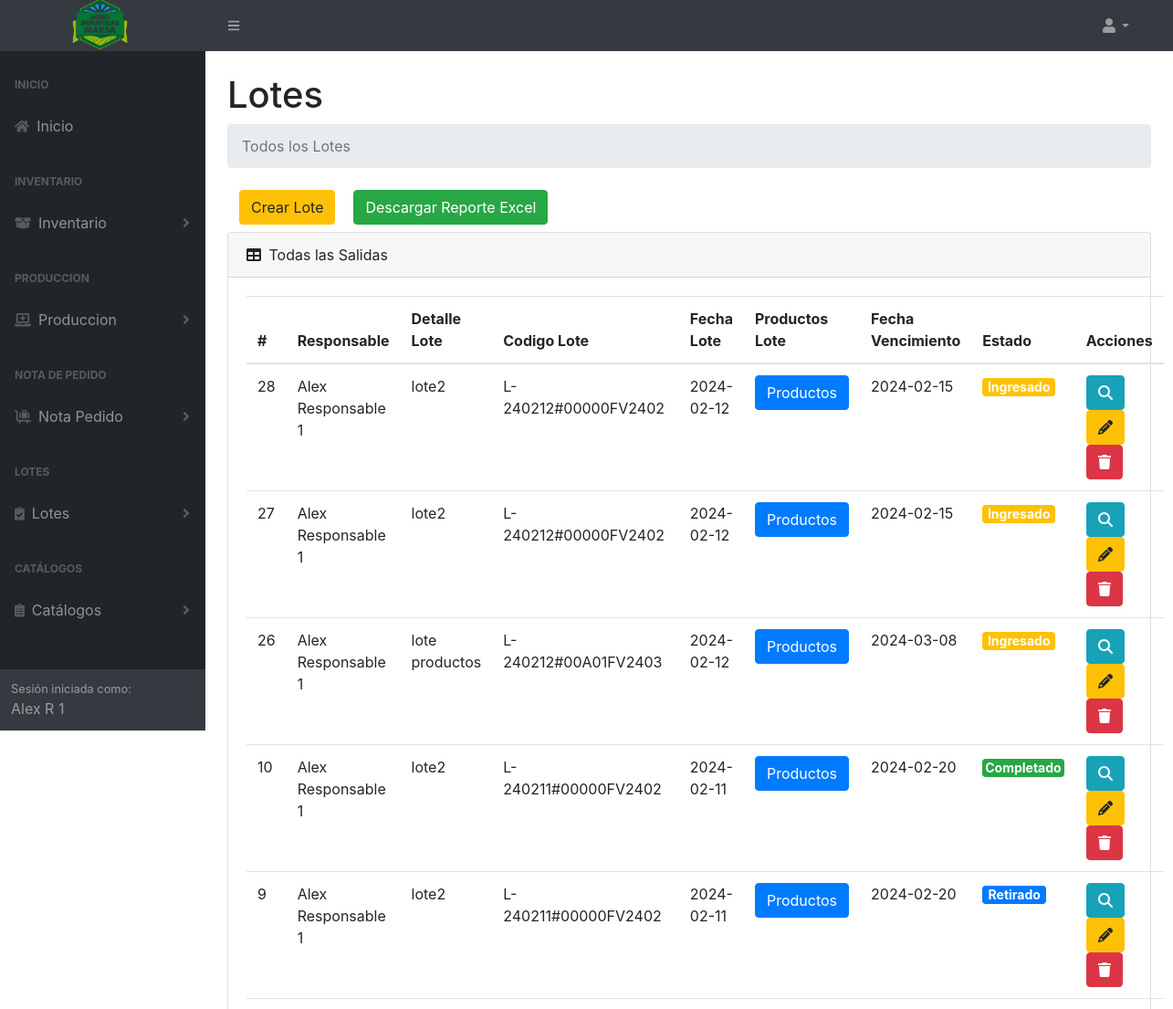
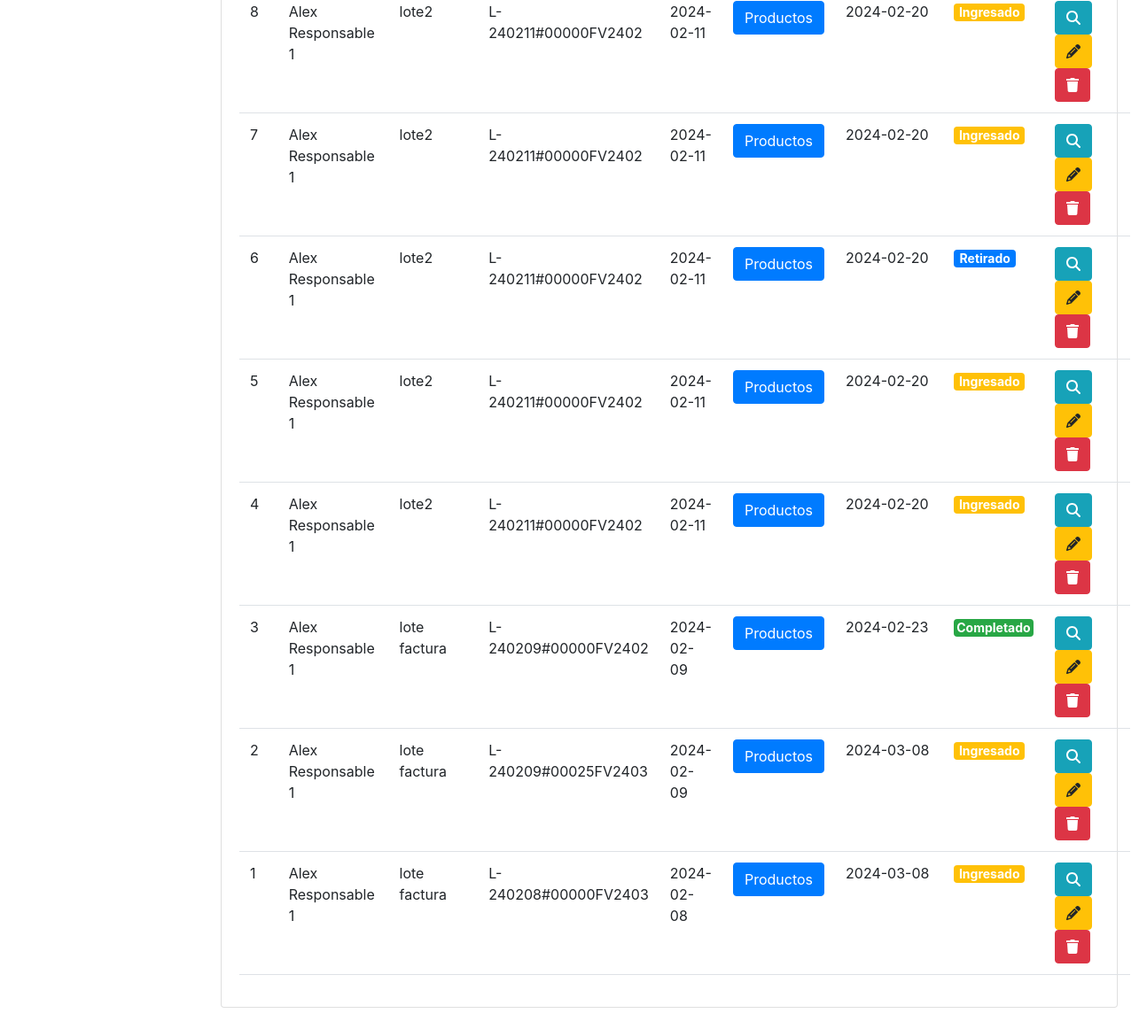
Page /lotes (signed in) on the committed database (2 pictures, top to bottom).
### tables this page shows
CREATE TABLE `tb_lote` (
  `IdLote` int(11) NOT NULL,
  `IdPer` int(11) NOT NULL,
  `CodigoLote` varchar(50) NOT NULL,
  `DescripcionLote` varchar(150) DEFAULT NULL,
  `DatosLoteIngresoJson` longtext NOT NULL CHECK (json_valid(`DatosLoteIngresoJson`)),
  `FechaProduccionLote` date NOT NULL,
  `FechaVencimientoLote` date NOT NULL,
  `Estado` int(10) NOT NULL,
  `DateCreate` datetime NOT NULL,
  `DateUpdate` datetime NOT NULL
);

CREATE TABLE `tb_personal` (
  `IdPer` int(11) NOT NULL,
  `IdTipoPer` int(11) NOT NULL,
  `dni` int(11) NOT NULL,
  `NombrePer` varchar(255) NOT NULL,
  `ApellidoPer` varchar(255) NOT NULL,
  `TelefonoPer` varchar(12) NOT NULL,
  `DireccionPer` varchar(255) NOT NULL,
  `Estado` int(10) NOT NULL,
  `DateCreate` datetime NOT NULL,
  `DateUpdate` datetime NOT NULL
);

### controller/template.controller.php (called while the page is built)
<?php
class TemplateController
{
  static public function ctrTemplate()
  {
    include "view/template.php";
  }
}

### index.php (called while the page is built, shortened)
<?php
require_once "controller/template.controller.php";
require_once "controller/lotes.controller.php";
require_once "model/lotes.model.php";
$template = new TemplateController();
$template -> ctrTemplate();

### controller/lotes.controller.php (called while the page is built, shortened)
<?php
class LotesController
{
public static function ctrGetAllLotes()
{
  $table = "tb_lote";
  $ListNotaPedido = LotesModel::mdlGetAllLotes($table);
  return $ListNotaPedido;
}
}

### model/conexion.php (called while the page is built)
<?php
class Conexion
{
  static public function conn()
  {
    $link = new PDO("mysql:host=localhost;dbname=marsa_db","root","");
    $link->exec("set names utf8");
    return $link;
  }
}

### model/lotes.model.php (called while the page is built, shortened)
<?php
require_once "conexion.php";
class LotesModel
{
  public static function mdlGetAllLotes($table)
  {
    $statement = Conexion::conn()->prepare("
      SELECT lot.*,
        per.NombrePer AS NombrePerIdPer,
        e.TipoEstado
      FROM $table AS lot
      INNER JOIN tb_personal AS per ON lot.IdPer = per.IdPer
      INNER JOIN tb_estado AS e ON lot.Estado = e.IdEstado
      ORDER BY IdLote DESC
    ");
    $statement->execute();
    $results = $statement->fetchAll(PDO::FETCH_ASSOC);
    foreach ($results as &$result) {
      if (isset($result['DatosLoteIngresoJson'])) {
        $productsJson = json_decode($result['DatosLoteIngresoJson'], true);
        foreach ($productsJson as &$product) {
          $statement = Conexion::conn()->prepare("
            SELECT NombreProducto
            FROM tb_producto
            WHERE IdProd = :codProduct
          ");
          $statement->bindParam(":codProduct", $product['codProduct'], PDO::PARAM_INT);
          $statement->execute();
          $productResult = $statement->fetch(PDO::FETCH_ASSOC);
        }
      }
    }
    return $results;
  }
}

### view/modules/lotes.php (the view, shortened to what this page needs)
</div>
</div>
<div class="sb-sidenav-footer">
  <div class="small">Sesión iniciada como:</div>
  <?php echo $_SESSION["Nombre"] ?>
</div>
</nav>
</div>
<div id="layoutSidenav_content">
  <main>
    <div class="container-fluid px-4">
  <h1 class="mt-4">Lotes</h1>
        <ol class="breadcrumb mb-4">
          <li class="breadcrumb-item active">Todos los Lotes</li>
        </ol>
        <div class="d-flex m-2"><span style="margin-left: 5px;"></span>
          <button type="button" class="btn btn-warning btnNewLote" id="btnNewLote">
            Crear Lote
          </button><span style="margin-left: 20px;"></span>
          <button type="button" class="btn btn-success ReporteSalidas" id="ReporteSalidas" _blank>
              Descargar Reporte Excel
          </button>
        </div>
        <div class="card mb-4">
          <div class="card-header">
            <i class="fas fa-table me-1"></i>
            Todas las Salidas
          </div>
          <div class="card-body">
            <table id="datatablesSimple" class="data-table-OutsidesMaterials table">
              <thead>
              <tr>
                  <th>#</th>
                  <th>Responsable</th>
                  <th>Detalle Lote</th>
                  <th>Codigo Lote</th>
                  <th>Fecha Lote</th>
                  <th>Productos Lote</th>
                  <th>Fecha Vencimiento</th>
                  <th>Estado</th>
                  <th>Acciones</th>
                </tr>
              </thead>
              <tbody>
              <?php
                  $ListNotaPedido = LotesController::ctrGetAllLotes();
                  foreach ($ListNotaPedido as $key => $value) {
                    $estado = "";
                    if ($value["TipoEstado"] == "Retirado") {
                      $estado = "<span class='badge bg-primary' style='font-size: 14px; padding: 3px; width: 70px; text-align: center;'>Retirado</span>";
                    } elseif ($value["TipoEstado"] == "Ingresado") {
                      $estado = "<span class='badge bg-warning' style='font-size: 14px; padding: 3px; width: 80px; text-align: center;'>Ingresado</span>";
                    } elseif ($value["TipoEstado"] == "Completado") {
                      $estado = "<span class='badge bg-success' style='font-size: 14px; padding: 3px; text-align: center;'>Completado</span>";
                    }
                    echo
                  '<tr>
                      <td>' . $value["IdLote"] . '</td>
                      <td>' . $value["NombrePerIdPer"] . '</td>
                      <td>' . $value["DescripcionLote"] . '</td>
                      <td>' . $value["CodigoLote"] . '</td>
                      <td>' . $value["FechaProduccionLote"] . '</td>
                      <td><button class="btn btn-primary btnMostarProductosLote" data-products="' . htmlspecialchars($value["DatosLoteIngresoJson"]) . '">Productos</button></td>
                      <td>' . $value["FechaVencimientoLote"] . '</td>
                      <td>' . $estado . '</td>
                      <td>
                      <button class="btn btn-info btnViewDetallNotPe" data-bs-toggle="modal" data-bs-target="#modalViewDetallNotPe" codDetNotPe="' . $value["IdLote"] . '" ><i class="fa-solid fa-magnifying-glass"></i></button>
                      <button class="btn btn-warning btnEditIC" codIngreso="' . $value["IdLote"] . '"><i class="fa-solid fa-pencil"></i></button>
                      <button class="btn btn-danger btnLoteDelet" codLoteDelet="' . $value["IdLote"] . '"><i class="fa-solid fa-trash"></i></button>
                    </tr>';
                }?>
              </tbody>
            </table>
          </div>
        </div>
    </div>
  </main>
</div>
</div>

### rows in the picture
tb_lote: IdLote "28", IdPer.NombrePer "Alex Responsable 1", DescripcionLote "lote2", CodigoLote "L-240212#00000FV2402", FechaProduccionLote "2024-02-12", FechaVencimientoLote "2024-02-15", shows "Ingresado"
tb_lote: IdLote "27", IdPer.NombrePer "Alex Responsable 1", DescripcionLote "lote2", CodigoLote "L-240212#00000FV2402", FechaProduccionLote "2024-02-12", FechaVencimientoLote "2024-02-15", shows "Ingresado"
tb_lote: IdLote "26", IdPer.NombrePer "Alex Responsable 1", DescripcionLote "lote productos", CodigoLote "L-240212#00A01FV2403", FechaProduccionLote "2024-02-12", FechaVencimientoLote "2024-03-08", shows "Ingresado"
tb_lote: IdLote "10", IdPer.NombrePer "Alex Responsable 1", DescripcionLote "lote2", CodigoLote "L-240211#00000FV2402", FechaProduccionLote "2024-02-11", FechaVencimientoLote "2024-02-20", shows "Completado"
tb_lote: IdLote "9", IdPer.NombrePer "Alex Responsable 1", DescripcionLote "lote2", CodigoLote "L-240211#00000FV2402", FechaProduccionLote "2024-02-11", FechaVencimientoLote "2024-02-20", shows "Retirado"
tb_lote: IdLote "8", IdPer.NombrePer "Alex Responsable 1", DescripcionLote "lote2", CodigoLote "L-240211#00000FV2402", FechaProduccionLote "2024-02-11", FechaVencimientoLote "2024-02-20", shows "Ingresado"
tb_lote: IdLote "7", IdPer.NombrePer "Alex Responsable 1", DescripcionLote "lote2", CodigoLote "L-240211#00000FV2402", FechaProduccionLote "2024-02-11", FechaVencimientoLote "2024-02-20", shows "Ingresado"
tb_lote: IdLote "6", IdPer.NombrePer "Alex Responsable 1", DescripcionLote "lote2", CodigoLote "L-240211#00000FV2402", FechaProduccionLote "2024-02-11", FechaVencimientoLote "2024-02-20", shows "Retirado"
tb_lote: IdLote "5", IdPer.NombrePer "Alex Responsable 1", DescripcionLote "lote2", CodigoLote "L-240211#00000FV2402", FechaProduccionLote "2024-02-11", FechaVencimientoLote "2024-02-20", shows "Ingresado"
tb_lote: IdLote "4", IdPer.NombrePer "Alex Responsable 1", DescripcionLote "lote2", CodigoLote "L-240211#00000FV2402", FechaProduccionLote "2024-02-11", FechaVencimientoLote "2024-02-20", shows "Ingresado"
tb_lote: IdLote "3", IdPer.NombrePer "Alex Responsable 1", DescripcionLote "lote factura", CodigoLote "L-240209#00000FV2402", FechaProduccionLote "2024-02-09", FechaVencimientoLote "2024-02-23", shows "Completado"
tb_lote: IdLote "2", IdPer.NombrePer "Alex Responsable 1", DescripcionLote "lote factura", CodigoLote "L-240209#00025FV2403", FechaProduccionLote "2024-02-09", FechaVencimientoLote "2024-03-08", shows "Ingresado"
tb_lote: IdLote "1", IdPer.NombrePer "Alex Responsable 1", DescripcionLote "lote factura", CodigoLote "L-240208#00000FV2403", FechaProduccionLote "2024-02-08", FechaVencimientoLote "2024-03-08", shows "Ingresado"

### other values in the picture
$_SESSION["Nombre"] "Alex R 1"
